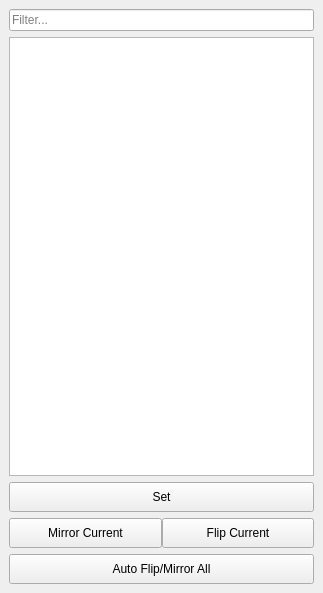
<?xml version="1.0" encoding="UTF-8"?>
<ui version="4.0">
 <class>MainWindow</class>
 <widget class="QMainWindow" name="MainWindow">
  <property name="geometry">
   <rect>
    <x>0</x>
    <y>0</y>
    <width>323</width>
    <height>593</height>
   </rect>
  </property>
  <property name="windowTitle">
   <string>MainWindow</string>
  </property>
  <widget class="QWidget" name="centralwidget">
   <layout class="QVBoxLayout" name="verticalLayout">
    <item>
     <layout class="QVBoxLayout" name="layout_all">
      <item>
       <widget class="QLineEdit" name="filter_lineEdit">
        <property name="text">
         <string notr="true"/>
        </property>
        <property name="placeholderText">
         <string>Filter...</string>
        </property>
        <property name="clearButtonEnabled">
         <bool>true</bool>
        </property>
       </widget>
      </item>
      <item>
       <widget class="QListView" name="listVive"/>
      </item>
      <item>
       <widget class="QPushButton" name="set_bt">
        <property name="minimumSize">
         <size>
          <width>0</width>
          <height>30</height>
         </size>
        </property>
        <property name="text">
         <string>Set</string>
        </property>
       </widget>
      </item>
      <item>
       <layout class="QHBoxLayout" name="layout_flipMirror" stretch="0,0">
        <property name="spacing">
         <number>0</number>
        </property>
        <property name="sizeConstraint">
         <enum>QLayout::SetMinimumSize</enum>
        </property>
        <property name="leftMargin">
         <number>0</number>
        </property>
        <item>
         <widget class="QPushButton" name="mirror_bt">
          <property name="minimumSize">
           <size>
            <width>0</width>
            <height>30</height>
           </size>
          </property>
          <property name="text">
           <string>Mirror Current</string>
          </property>
         </widget>
        </item>
        <item>
         <widget class="QPushButton" name="flip_bt">
          <property name="minimumSize">
           <size>
            <width>0</width>
            <height>30</height>
           </size>
          </property>
          <property name="text">
           <string>Flip Current</string>
          </property>
         </widget>
        </item>
       </layout>
      </item>
      <item>
       <widget class="QPushButton" name="autoFlipMirrorAll_bt">
        <property name="minimumSize">
         <size>
          <width>0</width>
          <height>30</height>
         </size>
        </property>
        <property name="text">
         <string>Auto Flip/Mirror All</string>
        </property>
       </widget>
      </item>
     </layout>
    </item>
   </layout>
  </widget>
  <action name="actionImport_SDK">
   <property name="text">
    <string>Import SDK</string>
   </property>
  </action>
  <action name="actionExport_SDK">
   <property name="text">
    <string>Export SDK</string>
   </property>
  </action>
 </widget>
 <resources/>
 <connections/>
</ui>
